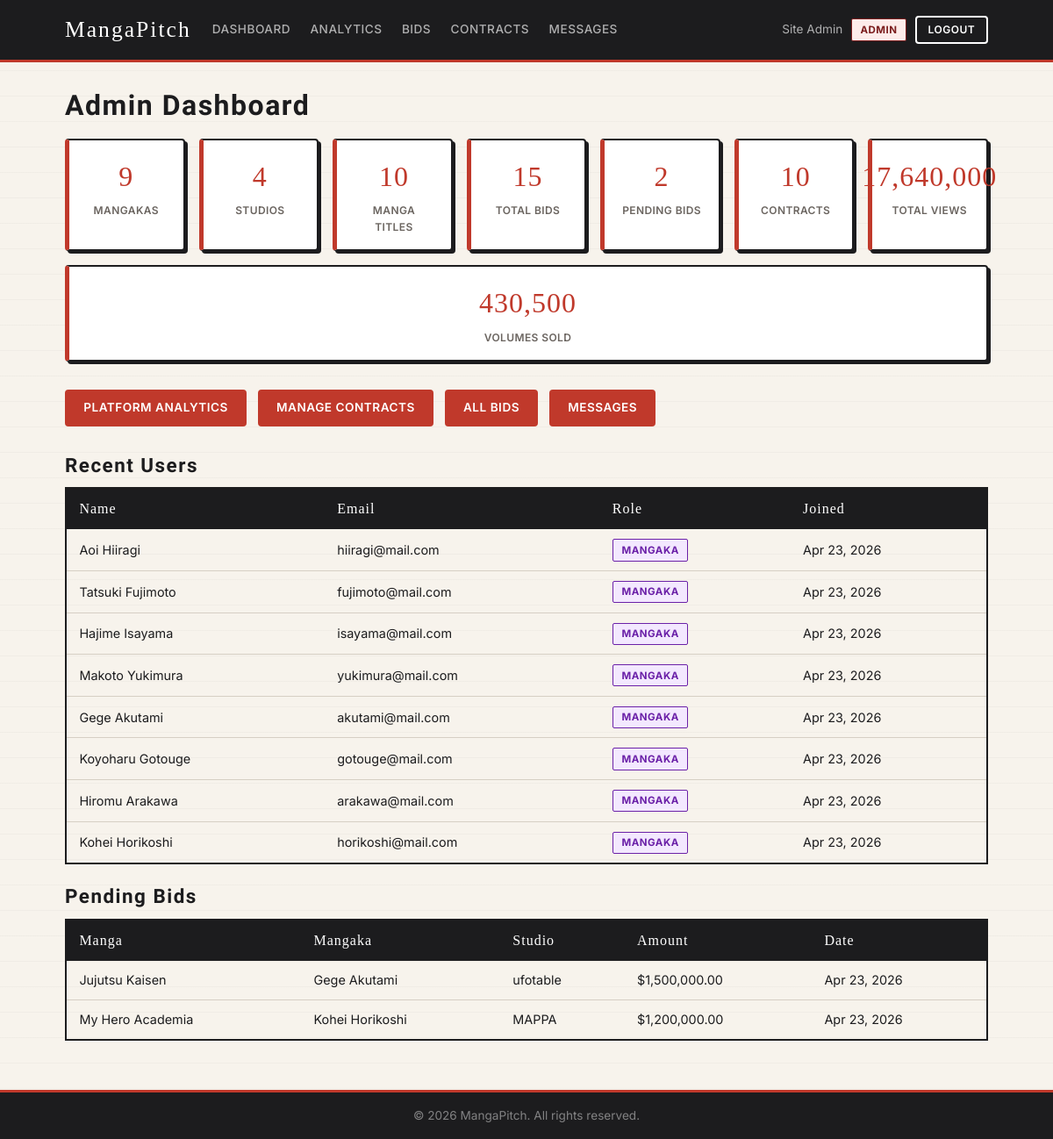
Screenshot of /dashboard/admin.php (signed in) with the database file from the repository.
### tables this page shows
CREATE TABLE IF NOT EXISTS `Users` (
  `UserID` INT NOT NULL AUTO_INCREMENT,
  `Name` VARCHAR(100) NOT NULL,
  `Email` VARCHAR(150) NOT NULL,
  `Password` VARCHAR(255) NOT NULL,
  `Role` ENUM('Mangaka','Studio','Admin') NOT NULL,
  `CreatedAt` TIMESTAMP NOT NULL DEFAULT CURRENT_TIMESTAMP,
  PRIMARY KEY (`UserID`),
  UNIQUE KEY `uq_users_email` (`Email`)
);

CREATE TABLE IF NOT EXISTS `Bids` (
  `BidID` INT NOT NULL AUTO_INCREMENT,
  `MangaID` INT NOT NULL,
  `StudioID` INT NOT NULL,
  `BidAmount` DECIMAL(12,2) NOT NULL,
  `Status` ENUM('Pending','Accepted','Rejected','Withdrawn') NOT NULL DEFAULT 'Pending',
  `CreatedAt` TIMESTAMP NOT NULL DEFAULT CURRENT_TIMESTAMP,
  PRIMARY KEY (`BidID`),
  KEY `idx_bids_manga` (`MangaID`),
  KEY `idx_bids_studio` (`StudioID`),
  CONSTRAINT `fk_bids_manga`
    FOREIGN KEY (`MangaID`) REFERENCES `Manga` (`MangaID`)
    ON DELETE CASCADE ON UPDATE CASCADE,
  CONSTRAINT `fk_bids_studio`
    FOREIGN KEY (`StudioID`) REFERENCES `Studio` (`UserID`)
    ON DELETE CASCADE ON UPDATE CASCADE
);

CREATE TABLE IF NOT EXISTS `Manga` (
  `MangaID` INT NOT NULL AUTO_INCREMENT,
  `MangakaID` INT NOT NULL,
  `Title` VARCHAR(200) NOT NULL,
  `Synopsis` TEXT DEFAULT NULL,
  `PublishDate` DATE DEFAULT NULL,
  `CoverImage` VARCHAR(255) DEFAULT NULL,
  `PanelImages` TEXT DEFAULT NULL,
  `CreatedAt` TIMESTAMP NOT NULL DEFAULT CURRENT_TIMESTAMP,
  PRIMARY KEY (`MangaID`),
  KEY `idx_manga_mangaka` (`MangakaID`),
  CONSTRAINT `fk_manga_mangaka`
    FOREIGN KEY (`MangakaID`) REFERENCES `Mangaka` (`UserID`)
    ON DELETE CASCADE ON UPDATE CASCADE
);

### dashboard/admin.php (the view, shortened to what this page needs)
<?php
$pdo = getPDO();
$stats = $pdo->query("
    SELECT
        (SELECT COUNT(*) FROM Users WHERE Role = 'Mangaka') AS Mangakas,
        (SELECT COUNT(*) FROM Users WHERE Role = 'Studio')  AS Studios,
        (SELECT COUNT(*) FROM Manga)                        AS Mangas,
        (SELECT COUNT(*) FROM Bids)                         AS Bids,
        (SELECT COUNT(*) FROM Bids WHERE Status = 'Pending') AS PendingBids,
        (SELECT COUNT(*) FROM Contracts)                    AS Contracts,
        (SELECT SUM(TotalViews)  FROM Analytics)            AS TotalViews,
        (SELECT SUM(VolumesSold) FROM Analytics)            AS TotalVolumes
")->fetch();
$users = $pdo->query("
    SELECT UserID, Name, Email, Role, CreatedAt
    FROM Users ORDER BY CreatedAt DESC LIMIT 8
")->fetchAll();
$pendingBids = $pdo->query("
    SELECT b.BidID, b.BidAmount, b.CreatedAt,
           m.Title, s.Name AS StudioName, mk.Name AS MangakaName
    FROM Bids b
    JOIN Manga m  ON m.MangaID  = b.MangaID
    JOIN Users s  ON s.UserID   = b.StudioID
    JOIN Users mk ON mk.UserID  = m.MangakaID
    WHERE b.Status = 'Pending'
    ORDER BY b.CreatedAt DESC
    LIMIT 10
")->fetchAll();
?>
<!DOCTYPE html>
<html lang="en">
<head>
    <link rel="stylesheet" href="<?= BASE ?>/assets/css/style.css">
</head>
<body>
<?php require_once '../includes/header.php'; ?>
<main class="container">
    <h2>Admin Dashboard</h2>
    <div class="analytics-summary">
        <div class="stat"><span class="stat-value"><?= $stats['Mangakas'] ?></span><span class="stat-label">Mangakas</span></div>
        <div class="stat"><span class="stat-value"><?= $stats['Studios'] ?></span><span class="stat-label">Studios</span></div>
        <div class="stat"><span class="stat-value"><?= $stats['Mangas'] ?></span><span class="stat-label">Manga Titles</span></div>
        <div class="stat"><span class="stat-value"><?= $stats['Bids'] ?></span><span class="stat-label">Total Bids</span></div>
        <div class="stat"><span class="stat-value"><?= $stats['PendingBids'] ?></span><span class="stat-label">Pending Bids</span></div>
        <div class="stat"><span class="stat-value"><?= $stats['Contracts'] ?></span><span class="stat-label">Contracts</span></div>
        <div class="stat"><span class="stat-value"><?= number_format($stats['TotalViews']) ?></span><span class="stat-label">Total Views</span></div>
        <div class="stat"><span class="stat-value"><?= number_format($stats['TotalVolumes']) ?></span><span class="stat-label">Volumes Sold</span></div>
    </div>
    <div class="admin-links">
        <a href="<?= BASE ?>/analytics/index.php" class="btn">Platform Analytics</a>
        <a href="<?= BASE ?>/contracts/index.php" class="btn">Manage Contracts</a>
        <a href="<?= BASE ?>/bids/index.php"      class="btn">All Bids</a>
        <a href="<?= BASE ?>/messages/index.php"  class="btn">Messages</a>
    </div>
    <h3>Recent Users</h3>
    <table class="data-table">
        <thead>
            <tr><th>Name</th><th>Email</th><th>Role</th><th>Joined</th></tr>
        </thead>
        <tbody>
        <?php foreach ($users as $u): ?>
            <tr>
                <td><?= htmlspecialchars($u['Name']) ?></td>
                <td><?= htmlspecialchars($u['Email']) ?></td>
                <td><span class="badge badge-<?= strtolower($u['Role']) ?>"><?= $u['Role'] ?></span></td>
                <td><?= date('M j, Y', strtotime($u['CreatedAt'])) ?></td>
            </tr>
        <?php endforeach; ?>
        </tbody>
    </table>
    <h3>Pending Bids</h3>
    <?php if (empty($pendingBids)): ?>
        <p class="muted">No pending bids.</p>
    <?php else: ?>
        <table class="data-table">
            <thead>
                <tr><th>Manga</th><th>Mangaka</th><th>Studio</th><th>Amount</th><th>Date</th></tr>
            </thead>
            <tbody>
            <?php foreach ($pendingBids as $b): ?>
                <tr>
                    <td><?= htmlspecialchars($b['Title']) ?></td>
                    <td><?= htmlspecialchars($b['MangakaName']) ?></td>
                    <td><?= htmlspecialchars($b['StudioName']) ?></td>
                    <td>$<?= number_format($b['BidAmount'], 2) ?></td>
                    <td><?= date('M j, Y', strtotime($b['CreatedAt'])) ?></td>
                </tr>
            <?php endforeach; ?>
            </tbody>
        </table>
    <?php endif; ?>
</main>
<?php require_once '../includes/footer.php'; ?>
</body>
</html>

### includes/header.php (shortened to what this page needs)
<?php
$role = $_SESSION['role'] ?? null;
$name = $_SESSION['name'] ?? null;
?>
<header class="site-header">
    <div class="header-inner">
        <a href="<?= BASE ?>/index.php" class="site-logo">MangaPitch</a>
        <nav class="site-nav">
            <?php if ($role === 'Mangaka'): ?>
                <a href="<?= BASE ?>/dashboard/mangaka.php">Dashboard</a>
                <a href="<?= BASE ?>/manga/upload.php">Upload</a>
                <a href="<?= BASE ?>/bids/index.php">Bids</a>
                <a href="<?= BASE ?>/analytics/index.php">Analytics</a>
                <a href="<?= BASE ?>/messages/index.php">Messages</a>
            <?php elseif ($role === 'Admin'): ?>
                <a href="<?= BASE ?>/dashboard/admin.php">Dashboard</a>
                <a href="<?= BASE ?>/analytics/index.php">Analytics</a>
                <a href="<?= BASE ?>/bids/index.php">Bids</a>
                <a href="<?= BASE ?>/contracts/index.php">Contracts</a>
                <a href="<?= BASE ?>/messages/index.php">Messages</a>
            <?php endif; ?>
        </nav>
        <div class="header-user">
            <?php if ($name): ?>
                <span class="user-name"><?= htmlspecialchars($name) ?></span>
                <span class="badge badge-<?= strtolower($role) ?>"><?= $role ?></span>
                <a href="<?= BASE ?>/auth/logout.php" class="btn btn-sm btn-secondary">Logout</a>
            <?php else: ?>
                <a href="<?= BASE ?>/auth/login.php" class="btn btn-sm">Login</a>
                <a href="<?= BASE ?>/auth/register.php" class="btn btn-sm btn-secondary">Register</a>
            <?php endif; ?>
        </div>
    </div>
</header>

### includes/footer.php (shortened to what this page needs)
<footer class="site-footer">
    <div class="footer-inner">
        <p>&copy; <?= date('Y') ?> MangaPitch. All rights reserved.</p>
    </div>
</footer>

### assets/css/style.css (style rules this page uses)
*, *::before, *::after { box-sizing: border-box; margin: 0; padding: 0; }
:root { --bg: #F7F3EC; --surface: #FFFFFF; --surface2: #F0EBE1; --border: #D6CFC4; --text: #1C1C1E; --text-muted: #6B6560; --accent: #C0392B; --accent-dark: #96281B; --accent-light: #F9ECEA; --success: #1E7E45; --warning: #B45309; --danger: #C0392B; --charcoal: #1C1C1E; --radius: 4px; --panel-border: 3px solid var(--charcoal); }
body { background: var(--bg); background-image: repeating-linear-gradient( 0deg, transparent, transparent 28px, rgba(28,28,30,0.03) 28px, rgba(28,28,30,0.03) 29px ); color: var(--text); font-family: 'Inter', system-ui, sans-serif; font-size: 15px; line-height: 1.6; min-height: 100vh; display: flex; flex-direction: column; }
a { color: var(--accent); text-decoration: none; }
h1, h2, h3 { font-family: 'Rock Salt', cursive; letter-spacing: 1.5px; line-height: 1.1; color: var(--charcoal); }
h2 { font-size: 2rem; margin-bottom: 1.2rem; }
h3 { font-size: 1.4rem; margin-bottom: .8rem; }
.container { width: 100%; max-width: 1100px; margin: 0 auto; padding: 2rem 1.5rem; }
main { flex: 1; }
.site-header { background: var(--charcoal); border-bottom: 3px solid var(--accent); position: sticky; top: 0; z-index: 100; }
.header-inner { max-width: 1100px; margin: 0 auto; padding: .85rem 1.5rem; display: flex; align-items: center; gap: 1.5rem; }
.site-logo { font-family: 'Bangers', cursive; font-size: 1.6rem; letter-spacing: 2px; color: #FFFFFF; text-decoration: none; white-space: nowrap; }
.site-nav { display: flex; gap: 1.4rem; flex: 1; }
.site-nav a { color: rgba(255,255,255,0.65); font-size: .85rem; font-weight: 500; text-transform: uppercase; letter-spacing: .5px; transition: color .15s; }
.header-user { display: flex; align-items: center; gap: .6rem; white-space: nowrap; }
.user-name { font-size: .85rem; color: rgba(255,255,255,0.65); }
.site-footer { background: var(--charcoal); border-top: 3px solid var(--accent); padding: 1rem 1.5rem; text-align: center; color: rgba(255,255,255,0.45); font-size: .85rem; }
.btn { display: inline-block; padding: .5rem 1.2rem; background: var(--accent); color: #FFFFFF; border: 2px solid var(--accent); border-radius: var(--radius); cursor: pointer; font-size: .85rem; font-weight: 600; text-transform: uppercase; letter-spacing: .5px; transition: background .15s, color .15s; text-decoration: none; }
.btn-secondary { background: transparent; color: #FFFFFF; border: 2px solid #FFFFFF; }
.btn-sm { padding: .3rem .8rem; font-size: .75rem; }
.badge { display: inline-block; padding: .15rem .6rem; border-radius: 2px; font-size: .72rem; font-weight: 700; text-transform: uppercase; letter-spacing: .5px; border: 1.5px solid currentColor; }
.badge-mangaka { color: #6B21A8; background: #F3E8FF; }
.badge-admin { color: #7B1D1D; background: #FDECEA; }
.data-table { width: 100%; border-collapse: collapse; margin-bottom: 1.5rem; font-size: .9rem; border: 2px solid var(--charcoal); }
.data-table th { background: var(--charcoal); color: #FFFFFF; padding: .65rem .9rem; text-align: left; font-family: 'Bangers', cursive; font-size: 1rem; letter-spacing: 1px; font-weight: 400; }
.data-table td { padding: .65rem .9rem; border-bottom: 1px solid var(--border); }
.data-table tr:last-child td { border-bottom: none; }
.analytics-summary { display: flex; flex-wrap: wrap; gap: 1rem; margin-bottom: 2rem; }
.stat { flex: 1; min-width: 120px; background: var(--surface); border: 2px solid var(--charcoal); border-left: 5px solid var(--accent); border-radius: var(--radius); padding: 1rem 1.2rem; display: flex; flex-direction: column; align-items: center; text-align: center; box-shadow: 3px 3px 0 var(--charcoal); }
.stat-value { font-family: 'Bangers', cursive; font-size: 2rem; letter-spacing: 1px; color: var(--accent); }
.stat-label { font-size: .75rem; color: var(--text-muted); margin-top: .2rem; font-weight: 600; text-transform: uppercase; letter-spacing: .4px; }
.admin-links { display: flex; flex-wrap: wrap; gap: .8rem; margin-bottom: 2rem; }

### rows the page displays
users: Name "Aoi Hiiragi", Email "hiiragi@mail.com", Role "MANGAKA", CreatedAt "Apr 23, 2026"
users: Name "Tatsuki Fujimoto", Email "fujimoto@mail.com", Role "MANGAKA", CreatedAt "Apr 23, 2026"
users: Name "Hajime Isayama", Email "isayama@mail.com", Role "MANGAKA", CreatedAt "Apr 23, 2026"
users: Name "Makoto Yukimura", Email "yukimura@mail.com", Role "MANGAKA", CreatedAt "Apr 23, 2026"
users: Name "Gege Akutami", Email "akutami@mail.com", Role "MANGAKA", CreatedAt "Apr 23, 2026"
users: Name "Koyoharu Gotouge", Email "gotouge@mail.com", Role "MANGAKA", CreatedAt "Apr 23, 2026"
users: Name "Hiromu Arakawa", Email "arakawa@mail.com", Role "MANGAKA", CreatedAt "Apr 23, 2026"
users: Name "Kohei Horikoshi", Email "horikoshi@mail.com", Role "MANGAKA", CreatedAt "Apr 23, 2026"
bids: MangaID.Title "Jujutsu Kaisen", users.Name "Gege Akutami", users.Name "ufotable", BidAmount "1,500,000.00", CreatedAt "Apr 23, 2026"
bids: MangaID.Title "My Hero Academia", users.Name "Kohei Horikoshi", users.Name "MAPPA", BidAmount "1,200,000.00", CreatedAt "Apr 23, 2026"

### other values shown
$name "Site Admin"
$role "ADMIN"
$stats['Mangakas'] "9"
$stats['Studios'] "4"
$stats['Mangas'] "10"
$stats['Bids'] "15"
$stats['PendingBids'] "2"
$stats['Contracts'] "10"
$stats['TotalViews'] "17,640,000"
$stats['TotalVolumes'] "430,500"
